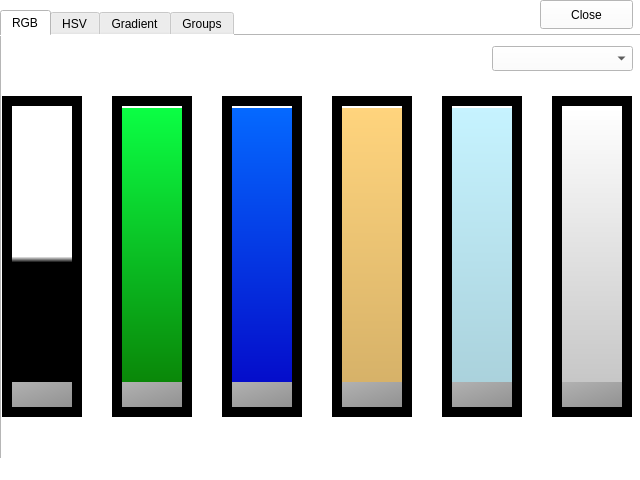
<?xml version="1.0" encoding="UTF-8"?>
<ui version="4.0">
 <class>MainWindow</class>
 <widget class="QMainWindow" name="MainWindow">
  <property name="geometry">
   <rect>
    <x>0</x>
    <y>0</y>
    <width>640</width>
    <height>480</height>
   </rect>
  </property>
  <property name="windowTitle">
   <string>LED Controller</string>
  </property>
  <property name="styleSheet">
   <string notr="true"> background: rgb(255, 255, 255)</string>
  </property>
  <widget class="QWidget" name="centralwidget">
   <widget class="QSplitter" name="splitter">
    <property name="geometry">
     <rect>
      <x>0</x>
      <y>10</y>
      <width>900</width>
      <height>480</height>
     </rect>
    </property>
    <property name="sizePolicy">
     <sizepolicy hsizetype="Fixed" vsizetype="Fixed">
      <horstretch>0</horstretch>
      <verstretch>0</verstretch>
     </sizepolicy>
    </property>
    <property name="maximumSize">
     <size>
      <width>16777215</width>
      <height>16777215</height>
     </size>
    </property>
    <property name="orientation">
     <enum>Qt::Vertical</enum>
    </property>
    <widget class="QTabWidget" name="tabWidget">
     <property name="enabled">
      <bool>true</bool>
     </property>
     <property name="sizePolicy">
      <sizepolicy hsizetype="Expanding" vsizetype="Expanding">
       <horstretch>0</horstretch>
       <verstretch>0</verstretch>
      </sizepolicy>
     </property>
     <property name="minimumSize">
      <size>
       <width>700</width>
       <height>800</height>
      </size>
     </property>
     <property name="baseSize">
      <size>
       <width>50</width>
       <height>50</height>
      </size>
     </property>
     <property name="currentIndex">
      <number>0</number>
     </property>
     <property name="iconSize">
      <size>
       <width>50</width>
       <height>50</height>
      </size>
     </property>
     <widget class="QWidget" name="tabRGB">
      <property name="sizePolicy">
       <sizepolicy hsizetype="Fixed" vsizetype="Fixed">
        <horstretch>0</horstretch>
        <verstretch>0</verstretch>
       </sizepolicy>
      </property>
      <property name="minimumSize">
       <size>
        <width>700</width>
        <height>800</height>
       </size>
      </property>
      <property name="baseSize">
       <size>
        <width>0</width>
        <height>0</height>
       </size>
      </property>
      <attribute name="title">
       <string>RGB</string>
      </attribute>
      <widget class="QSlider" name="sldRed">
       <property name="geometry">
        <rect>
         <x>10</x>
         <y>70</y>
         <width>60</width>
         <height>301</height>
        </rect>
       </property>
       <property name="styleSheet">
        <string notr="true">QSlider::groove:vertical {
    width: 80px; /* the groove expands to the size of the slider by default. by giving it a height, it has a fixed size */
    /*border: 4px solid rgb(0,0,0);*/
    background: qlineargradient(x1:0, y1: 0.5, x2: 0, y2: 0.52, stop:0 rgb(255, 255,255), stop:1 rgb(0, 0, 0));
    margin: 2px 0;
}

QSlider::handle:vertical {
    background: qlineargradient(x1:0, y1:0, x2:1, y2:1, stop:0 #b4b4b4, stop:1 #8f8f8f);
    height: 25px;
    margin: -2px 0; /* handle is placed by default on the contents rect of the groove. Expand outside the groove */
    border-radius: 8px;
}</string>
       </property>
       <property name="maximum">
        <number>255</number>
       </property>
       <property name="orientation">
        <enum>Qt::Vertical</enum>
       </property>
      </widget>
      <widget class="QSlider" name="sldGreen">
       <property name="geometry">
        <rect>
         <x>120</x>
         <y>70</y>
         <width>60</width>
         <height>301</height>
        </rect>
       </property>
       <property name="styleSheet">
        <string notr="true">QSlider::groove:vertical {

    width:80px; /* the groove expands to the size of the slider by default. by giving it a height, it has a fixed size */
    background: qlineargradient(x1:0, y1:0, x2:0, y2:1, stop:0 rgb(11, 255, 68), stop:1 rgb(10, 125, 3));
    margin: 2px 0;
}

QSlider::handle:vertical {
    background: qlineargradient(x1:0, y1:0, x2:1, y2:1, stop:0 #b4b4b4, stop:1 #8f8f8f);

    height: 25px;
    margin: -2px 0; /* handle is placed by default on the contents rect of the groove. Expand outside the groove */
    border-radius: 8px;
}</string>
       </property>
       <property name="maximum">
        <number>255</number>
       </property>
       <property name="orientation">
        <enum>Qt::Vertical</enum>
       </property>
      </widget>
      <widget class="QSlider" name="sldBlue">
       <property name="geometry">
        <rect>
         <x>230</x>
         <y>70</y>
         <width>60</width>
         <height>301</height>
        </rect>
       </property>
       <property name="styleSheet">
        <string notr="true">QSlider::groove:vertical {

    width: 80px; /* the groove expands to the size of the slider by default. by giving it a height, it has a fixed size */
    background: qlineargradient(x1:0, y1:0, x2:0, y2:1, stop:0 rgb(5, 105, 255), stop:1 rgb(5, 5, 198));
    margin: 2px 0;
}

QSlider::handle:vertical {
    background: qlineargradient(x1:0, y1:0, x2:1, y2:1, stop:0 #b4b4b4, stop:1 #8f8f8f);

    height: 25px;
    margin: -2px 0; /* handle is placed by default on the contents rect of the groove. Expand outside the groove */
    border-radius: 8px;
}</string>
       </property>
       <property name="maximum">
        <number>255</number>
       </property>
       <property name="orientation">
        <enum>Qt::Vertical</enum>
       </property>
      </widget>
      <widget class="QSlider" name="sldTungsten">
       <property name="geometry">
        <rect>
         <x>340</x>
         <y>70</y>
         <width>60</width>
         <height>301</height>
        </rect>
       </property>
       <property name="styleSheet">
        <string notr="true">QSlider::groove:vertical {

    width: 80px; /* the groove expands to the size of the slider by default. by giving it a height, it has a fixed size */
    background: qlineargradient(x1:0, y1:0, x2:0, y2:1, stop:0 rgb(255, 212, 125), stop:1 rgb(211, 175, 103));
    margin: 2px 0;
}

QSlider::handle:vertical {
    background: qlineargradient(x1:0, y1:0, x2:1, y2:1, stop:0 #b4b4b4, stop:1 #8f8f8f);
    height: 25px;
    margin: -2px 0; /* handle is placed by default on the contents rect of the groove. Expand outside the groove */
    border-radius: 8px;
}</string>
       </property>
       <property name="maximum">
        <number>255</number>
       </property>
       <property name="orientation">
        <enum>Qt::Vertical</enum>
       </property>
      </widget>
      <widget class="QSlider" name="sldDaylight">
       <property name="geometry">
        <rect>
         <x>450</x>
         <y>70</y>
         <width>60</width>
         <height>301</height>
        </rect>
       </property>
       <property name="styleSheet">
        <string notr="true">

QSlider::groove:vertical {
    width:80px; /* the groove expands to the size of the slider by default. by giving it a height, it has a fixed size */
    background: qlineargradient(x1:0, y1:0, x2:0, y2:1, stop:0 rgb(198, 243, 255), stop:1 rgb(168, 207, 217));
    margin: 2px 0;
}

QSlider::handle:vertical {
    background: qlineargradient(x1:0, y1:0, x2:1, y2:1, stop:0 #b4b4b4, stop:1 #8f8f8f);
    height: 25px;
    margin: -2px 0; /* handle is placed by default on the contents rect of the groove. Expand outside the groove */
    border-radius: 8px;
}</string>
       </property>
       <property name="maximum">
        <number>255</number>
       </property>
       <property name="orientation">
        <enum>Qt::Vertical</enum>
       </property>
      </widget>
      <widget class="QSlider" name="sldBrightness">
       <property name="geometry">
        <rect>
         <x>560</x>
         <y>70</y>
         <width>60</width>
         <height>301</height>
        </rect>
       </property>
       <property name="styleSheet">
        <string notr="true">QSlider::groove:vertical {
    width: 80px; /* the groove expands to the size of the slider by default. by giving it a height, it has a fixed size */
    background: qlineargradient(x1:0, y1:0, x2:0, y2:1, stop:0 rgb(255, 255, 255), stop:1 rgb(194, 194, 194));
    margin: 2px 0;
}

QSlider::handle:vertical {
    background: qlineargradient(x1:0, y1:0, x2:1, y2:1, stop:0 #b4b4b4, stop:1 #8f8f8f);
    height: 25px;
    margin: -2px 0; /* handle is placed by default on the contents rect of the groove. Expand outside the groove */
    border-radius: 8px;
}</string>
       </property>
       <property name="maximum">
        <number>255</number>
       </property>
       <property name="orientation">
        <enum>Qt::Vertical</enum>
       </property>
      </widget>
      <widget class="QFrame" name="brdRed">
       <property name="geometry">
        <rect>
         <x>0</x>
         <y>60</y>
         <width>80</width>
         <height>321</height>
        </rect>
       </property>
       <property name="styleSheet">
        <string notr="true">background:rgb(0,0, 00)</string>
       </property>
       <property name="frameShape">
        <enum>QFrame::StyledPanel</enum>
       </property>
       <property name="frameShadow">
        <enum>QFrame::Raised</enum>
       </property>
      </widget>
      <widget class="QFrame" name="brdGreen">
       <property name="geometry">
        <rect>
         <x>110</x>
         <y>60</y>
         <width>80</width>
         <height>321</height>
        </rect>
       </property>
       <property name="styleSheet">
        <string notr="true">background:rgb(0,0, 00)</string>
       </property>
       <property name="frameShape">
        <enum>QFrame::StyledPanel</enum>
       </property>
       <property name="frameShadow">
        <enum>QFrame::Raised</enum>
       </property>
      </widget>
      <widget class="QFrame" name="brdBlue">
       <property name="geometry">
        <rect>
         <x>220</x>
         <y>60</y>
         <width>80</width>
         <height>321</height>
        </rect>
       </property>
       <property name="styleSheet">
        <string notr="true">background:rgb(0,0, 00)</string>
       </property>
       <property name="frameShape">
        <enum>QFrame::StyledPanel</enum>
       </property>
       <property name="frameShadow">
        <enum>QFrame::Raised</enum>
       </property>
      </widget>
      <widget class="QFrame" name="brdTungsten">
       <property name="geometry">
        <rect>
         <x>330</x>
         <y>60</y>
         <width>80</width>
         <height>321</height>
        </rect>
       </property>
       <property name="styleSheet">
        <string notr="true">background:rgb(0,0, 00)</string>
       </property>
       <property name="frameShape">
        <enum>QFrame::StyledPanel</enum>
       </property>
       <property name="frameShadow">
        <enum>QFrame::Raised</enum>
       </property>
      </widget>
      <widget class="QFrame" name="brdDaylight">
       <property name="geometry">
        <rect>
         <x>440</x>
         <y>60</y>
         <width>80</width>
         <height>321</height>
        </rect>
       </property>
       <property name="autoFillBackground">
        <bool>false</bool>
       </property>
       <property name="styleSheet">
        <string notr="true">background:rgb(0,0, 0)</string>
       </property>
       <property name="frameShape">
        <enum>QFrame::StyledPanel</enum>
       </property>
       <property name="frameShadow">
        <enum>QFrame::Raised</enum>
       </property>
      </widget>
      <widget class="QFrame" name="brdBrightness">
       <property name="geometry">
        <rect>
         <x>550</x>
         <y>60</y>
         <width>80</width>
         <height>321</height>
        </rect>
       </property>
       <property name="styleSheet">
        <string notr="true">background:rgb(0,0, 00)</string>
       </property>
       <property name="frameShape">
        <enum>QFrame::StyledPanel</enum>
       </property>
       <property name="frameShadow">
        <enum>QFrame::Raised</enum>
       </property>
      </widget>
      <widget class="QComboBox" name="cmbRGB_Group">
       <property name="geometry">
        <rect>
         <x>490</x>
         <y>10</y>
         <width>141</width>
         <height>25</height>
        </rect>
       </property>
       <property name="styleSheet">
        <string notr="true">QComboBox QAbstractItemView {

    selection-background-color: rgb(0,0,127);
    selection-color: rgb(0, 0, 0);
}</string>
       </property>
      </widget>
      <zorder>brdBrightness</zorder>
      <zorder>brdDaylight</zorder>
      <zorder>brdTungsten</zorder>
      <zorder>brdBlue</zorder>
      <zorder>brdGreen</zorder>
      <zorder>brdRed</zorder>
      <zorder>sldRed</zorder>
      <zorder>sldGreen</zorder>
      <zorder>sldBlue</zorder>
      <zorder>sldTungsten</zorder>
      <zorder>sldDaylight</zorder>
      <zorder>sldBrightness</zorder>
      <zorder>cmbRGB_Group</zorder>
     </widget>
     <widget class="QWidget" name="tabHSV">
      <attribute name="title">
       <string>HSV</string>
      </attribute>
      <widget class="QSlider" name="sldHue">
       <property name="geometry">
        <rect>
         <x>109</x>
         <y>60</y>
         <width>61</width>
         <height>281</height>
        </rect>
       </property>
       <property name="styleSheet">
        <string notr="true">QSlider::groove:vertical {
    width: 80px; /* the groove expands to the size of the slider by default. by giving it a height, it has a fixed size */
    /*border: 4px solid rgb(0,0,0);*/
    background: qlineargradient(x1:0, y1:0, x2:0, y2:0.1, stop:0 hsva(0,0,255,100%) stop:1 hsva(80,127,127,100%));
    margin: 2px 0;
}

QSlider::handle:vertical {
    background: qlineargradient(x1:0, y1:0, x2:1, y2:1, stop:0 #b4b4b4, stop:1 #8f8f8f);
    height: 25px;
    margin: -2px 0; /* handle is placed by default on the contents rect of the groove. Expand outside the groove */
    border-radius: 8px;
}</string>
       </property>
       <property name="minimum">
        <number>0</number>
       </property>
       <property name="maximum">
        <number>359</number>
       </property>
       <property name="orientation">
        <enum>Qt::Vertical</enum>
       </property>
      </widget>
      <widget class="QSlider" name="sldSat">
       <property name="geometry">
        <rect>
         <x>289</x>
         <y>60</y>
         <width>61</width>
         <height>281</height>
        </rect>
       </property>
       <property name="styleSheet">
        <string notr="true">QSlider::groove:vertical {

    width:80px; /* the groove expands to the size of the slider by default. by giving it a height, it has a fixed size */
    background: qlineargradient(x1:0, y1:0, x2:0, y2:1, stop:0 rgb(11, 255, 68), stop:1 rgb(10, 125, 3));
    margin: 2px 0;
}

QSlider::handle:vertical {
    background: qlineargradient(x1:0, y1:0, x2:1, y2:1, stop:0 #b4b4b4, stop:1 #8f8f8f);

    height: 25px;
    margin: -2px 0; /* handle is placed by default on the contents rect of the groove. Expand outside the groove */
    border-radius: 8px;
}</string>
       </property>
       <property name="maximum">
        <number>255</number>
       </property>
       <property name="sliderPosition">
        <number>255</number>
       </property>
       <property name="orientation">
        <enum>Qt::Vertical</enum>
       </property>
      </widget>
      <widget class="QSlider" name="sldVal">
       <property name="geometry">
        <rect>
         <x>469</x>
         <y>60</y>
         <width>61</width>
         <height>281</height>
        </rect>
       </property>
       <property name="styleSheet">
        <string notr="true">QSlider::groove:vertical {

    width: 80px; /* the groove expands to the size of the slider by default. by giving it a height, it has a fixed size */
    background: qlineargradient(x1:0, y1:0, x2:0, y2:1, stop:0 rgb(5, 105, 255), stop:1 rgb(5, 5, 198));
    margin: 2px 0;
}

QSlider::handle:vertical {
    background: qlineargradient(x1:0, y1:0, x2:1, y2:1, stop:0 #b4b4b4, stop:1 #8f8f8f);

    height: 25px;
    margin: -2px 0; /* handle is placed by default on the contents rect of the groove. Expand outside the groove */
    border-radius: 8px;
}</string>
       </property>
       <property name="maximum">
        <number>255</number>
       </property>
       <property name="value">
        <number>255</number>
       </property>
       <property name="orientation">
        <enum>Qt::Vertical</enum>
       </property>
      </widget>
      <widget class="QFrame" name="brdSat">
       <property name="geometry">
        <rect>
         <x>279</x>
         <y>50</y>
         <width>81</width>
         <height>301</height>
        </rect>
       </property>
       <property name="styleSheet">
        <string notr="true">background:rgb(0,0, 00)</string>
       </property>
       <property name="frameShape">
        <enum>QFrame::StyledPanel</enum>
       </property>
       <property name="frameShadow">
        <enum>QFrame::Raised</enum>
       </property>
      </widget>
      <widget class="QFrame" name="brdHue">
       <property name="geometry">
        <rect>
         <x>99</x>
         <y>50</y>
         <width>81</width>
         <height>301</height>
        </rect>
       </property>
       <property name="styleSheet">
        <string notr="true">background:rgb(0,0, 00)</string>
       </property>
       <property name="frameShape">
        <enum>QFrame::StyledPanel</enum>
       </property>
       <property name="frameShadow">
        <enum>QFrame::Raised</enum>
       </property>
      </widget>
      <widget class="QFrame" name="brdVal">
       <property name="geometry">
        <rect>
         <x>459</x>
         <y>50</y>
         <width>81</width>
         <height>301</height>
        </rect>
       </property>
       <property name="styleSheet">
        <string notr="true">background:rgb(0,0, 00)</string>
       </property>
       <property name="frameShape">
        <enum>QFrame::StyledPanel</enum>
       </property>
       <property name="frameShadow">
        <enum>QFrame::Raised</enum>
       </property>
      </widget>
      <widget class="QLabel" name="lblHue">
       <property name="enabled">
        <bool>false</bool>
       </property>
       <property name="geometry">
        <rect>
         <x>110</x>
         <y>360</y>
         <width>61</width>
         <height>31</height>
        </rect>
       </property>
       <property name="font">
        <font>
         <pointsize>25</pointsize>
         <bold>true</bold>
        </font>
       </property>
       <property name="styleSheet">
        <string notr="true">background-color: transparent;
color: black;</string>
       </property>
       <property name="text">
        <string>HUE</string>
       </property>
       <property name="alignment">
        <set>Qt::AlignCenter</set>
       </property>
      </widget>
      <widget class="QLabel" name="lblSat">
       <property name="geometry">
        <rect>
         <x>289</x>
         <y>360</y>
         <width>61</width>
         <height>31</height>
        </rect>
       </property>
       <property name="font">
        <font>
         <pointsize>25</pointsize>
         <bold>true</bold>
        </font>
       </property>
       <property name="styleSheet">
        <string notr="true">background-color: transparent;
color: black;</string>
       </property>
       <property name="text">
        <string>SAT</string>
       </property>
       <property name="alignment">
        <set>Qt::AlignCenter</set>
       </property>
      </widget>
      <widget class="QLabel" name="lblVal">
       <property name="geometry">
        <rect>
         <x>469</x>
         <y>360</y>
         <width>61</width>
         <height>31</height>
        </rect>
       </property>
       <property name="font">
        <font>
         <pointsize>25</pointsize>
         <bold>true</bold>
        </font>
       </property>
       <property name="styleSheet">
        <string notr="true">background-color: transparent;
color: black;</string>
       </property>
       <property name="text">
        <string>VAL</string>
       </property>
       <property name="alignment">
        <set>Qt::AlignCenter</set>
       </property>
      </widget>
      <widget class="QComboBox" name="cmbHSV_Groups">
       <property name="geometry">
        <rect>
         <x>490</x>
         <y>10</y>
         <width>141</width>
         <height>25</height>
        </rect>
       </property>
       <property name="styleSheet">
        <string notr="true">QComboBox QAbstractItemView {

    selection-background-color: rgb(0,0,127);
    selection-color: rgb(0, 0, 0);
}</string>
       </property>
      </widget>
      <zorder>brdVal</zorder>
      <zorder>brdSat</zorder>
      <zorder>brdHue</zorder>
      <zorder>sldHue</zorder>
      <zorder>sldSat</zorder>
      <zorder>sldVal</zorder>
      <zorder>lblHue</zorder>
      <zorder>lblSat</zorder>
      <zorder>lblVal</zorder>
      <zorder>cmbHSV_Groups</zorder>
     </widget>
     <widget class="QWidget" name="tabGradient">
      <attribute name="title">
       <string>Gradient</string>
      </attribute>
      <widget class="QSlider" name="sldStartVal">
       <property name="geometry">
        <rect>
         <x>230</x>
         <y>70</y>
         <width>60</width>
         <height>281</height>
        </rect>
       </property>
       <property name="styleSheet">
        <string notr="true">QSlider::groove:vertical {

    width: 80px; /* the groove expands to the size of the slider by default. by giving it a height, it has a fixed size */
    background: qlineargradient(x1:0, y1:0, x2:0, y2:1, stop:0 rgb(5, 105, 255), stop:1 rgb(5, 5, 198));
    margin: 2px 0;
}

QSlider::handle:vertical {
    background: qlineargradient(x1:0, y1:0, x2:1, y2:1, stop:0 #b4b4b4, stop:1 #8f8f8f);

    height: 25px;
    margin: -2px 0; /* handle is placed by default on the contents rect of the groove. Expand outside the groove */
    border-radius: 8px;
}</string>
       </property>
       <property name="maximum">
        <number>255</number>
       </property>
       <property name="orientation">
        <enum>Qt::Vertical</enum>
       </property>
      </widget>
      <widget class="QFrame" name="brdEndHue">
       <property name="geometry">
        <rect>
         <x>330</x>
         <y>60</y>
         <width>80</width>
         <height>301</height>
        </rect>
       </property>
       <property name="styleSheet">
        <string notr="true">background:rgb(0,0, 00)</string>
       </property>
       <property name="frameShape">
        <enum>QFrame::StyledPanel</enum>
       </property>
       <property name="frameShadow">
        <enum>QFrame::Raised</enum>
       </property>
      </widget>
      <widget class="QFrame" name="brdStartHue">
       <property name="geometry">
        <rect>
         <x>0</x>
         <y>60</y>
         <width>80</width>
         <height>301</height>
        </rect>
       </property>
       <property name="styleSheet">
        <string notr="true">background:rgb(0,0, 00)</string>
       </property>
       <property name="frameShape">
        <enum>QFrame::StyledPanel</enum>
       </property>
       <property name="frameShadow">
        <enum>QFrame::Raised</enum>
       </property>
      </widget>
      <widget class="QSlider" name="sldEndSat">
       <property name="geometry">
        <rect>
         <x>450</x>
         <y>70</y>
         <width>60</width>
         <height>281</height>
        </rect>
       </property>
       <property name="styleSheet">
        <string notr="true">

QSlider::groove:vertical {
    width:80px; /* the groove expands to the size of the slider by default. by giving it a height, it has a fixed size */
    background: qlineargradient(x1:0, y1:0, x2:0, y2:1, stop:0 rgb(198, 243, 255), stop:1 rgb(168, 207, 217));
    margin: 2px 0;
}

QSlider::handle:vertical {
    background: qlineargradient(x1:0, y1:0, x2:1, y2:1, stop:0 #b4b4b4, stop:1 #8f8f8f);
    height: 25px;
    margin: -2px 0; /* handle is placed by default on the contents rect of the groove. Expand outside the groove */
    border-radius: 8px;
}</string>
       </property>
       <property name="maximum">
        <number>255</number>
       </property>
       <property name="orientation">
        <enum>Qt::Vertical</enum>
       </property>
      </widget>
      <widget class="QFrame" name="brdEndSat">
       <property name="geometry">
        <rect>
         <x>440</x>
         <y>60</y>
         <width>80</width>
         <height>301</height>
        </rect>
       </property>
       <property name="autoFillBackground">
        <bool>false</bool>
       </property>
       <property name="styleSheet">
        <string notr="true">background:rgb(0,0, 0)</string>
       </property>
       <property name="frameShape">
        <enum>QFrame::StyledPanel</enum>
       </property>
       <property name="frameShadow">
        <enum>QFrame::Raised</enum>
       </property>
      </widget>
      <widget class="QFrame" name="brdStartSat">
       <property name="geometry">
        <rect>
         <x>110</x>
         <y>60</y>
         <width>80</width>
         <height>301</height>
        </rect>
       </property>
       <property name="styleSheet">
        <string notr="true">background:rgb(0,0, 00)</string>
       </property>
       <property name="frameShape">
        <enum>QFrame::StyledPanel</enum>
       </property>
       <property name="frameShadow">
        <enum>QFrame::Raised</enum>
       </property>
      </widget>
      <widget class="QSlider" name="sldStartHue">
       <property name="geometry">
        <rect>
         <x>10</x>
         <y>70</y>
         <width>60</width>
         <height>281</height>
        </rect>
       </property>
       <property name="styleSheet">
        <string notr="true">QSlider::groove:vertical {
    width: 80px; /* the groove expands to the size of the slider by default. by giving it a height, it has a fixed size */
    /*border: 4px solid rgb(0,0,0);*/
    background: qlineargradient(x1:0, y1: 0.5, x2: 0, y2: 0.52, stop:0 rgb(255, 255,255), stop:1 rgb(0, 0, 0));
    margin: 2px 0;
}

QSlider::handle:vertical {
    background: qlineargradient(x1:0, y1:0, x2:1, y2:1, stop:0 #b4b4b4, stop:1 #8f8f8f);
    height: 25px;
    margin: -2px 0; /* handle is placed by default on the contents rect of the groove. Expand outside the groove */
    border-radius: 8px;
}</string>
       </property>
       <property name="maximum">
        <number>359</number>
       </property>
       <property name="orientation">
        <enum>Qt::Vertical</enum>
       </property>
      </widget>
      <widget class="QSlider" name="sldEndVal">
       <property name="geometry">
        <rect>
         <x>560</x>
         <y>70</y>
         <width>60</width>
         <height>281</height>
        </rect>
       </property>
       <property name="styleSheet">
        <string notr="true">QSlider::groove:vertical {
    width: 80px; /* the groove expands to the size of the slider by default. by giving it a height, it has a fixed size */
    background: qlineargradient(x1:0, y1:0, x2:0, y2:1, stop:0 rgb(255, 255, 255), stop:1 rgb(194, 194, 194));
    margin: 2px 0;
}

QSlider::handle:vertical {
    background: qlineargradient(x1:0, y1:0, x2:1, y2:1, stop:0 #b4b4b4, stop:1 #8f8f8f);
    height: 25px;
    margin: -2px 0; /* handle is placed by default on the contents rect of the groove. Expand outside the groove */
    border-radius: 8px;
}</string>
       </property>
       <property name="maximum">
        <number>255</number>
       </property>
       <property name="orientation">
        <enum>Qt::Vertical</enum>
       </property>
      </widget>
      <widget class="QSlider" name="sldStartSat">
       <property name="geometry">
        <rect>
         <x>120</x>
         <y>70</y>
         <width>60</width>
         <height>281</height>
        </rect>
       </property>
       <property name="styleSheet">
        <string notr="true">QSlider::groove:vertical {

    width:80px; /* the groove expands to the size of the slider by default. by giving it a height, it has a fixed size */
    background: qlineargradient(x1:0, y1:0, x2:0, y2:1, stop:0 rgb(11, 255, 68), stop:1 rgb(10, 125, 3));
    margin: 2px 0;
}

QSlider::handle:vertical {
    background: qlineargradient(x1:0, y1:0, x2:1, y2:1, stop:0 #b4b4b4, stop:1 #8f8f8f);

    height: 25px;
    margin: -2px 0; /* handle is placed by default on the contents rect of the groove. Expand outside the groove */
    border-radius: 8px;
}</string>
       </property>
       <property name="maximum">
        <number>255</number>
       </property>
       <property name="orientation">
        <enum>Qt::Vertical</enum>
       </property>
      </widget>
      <widget class="QSlider" name="sldEndHue">
       <property name="geometry">
        <rect>
         <x>340</x>
         <y>70</y>
         <width>60</width>
         <height>281</height>
        </rect>
       </property>
       <property name="styleSheet">
        <string notr="true">QSlider::groove:vertical {

    width: 80px; /* the groove expands to the size of the slider by default. by giving it a height, it has a fixed size */
    background: qlineargradient(x1:0, y1:0, x2:0, y2:1, stop:0 rgb(255, 212, 125), stop:1 rgb(211, 175, 103));
    margin: 2px 0;
}

QSlider::handle:vertical {
    background: qlineargradient(x1:0, y1:0, x2:1, y2:1, stop:0 #b4b4b4, stop:1 #8f8f8f);
    height: 25px;
    margin: -2px 0; /* handle is placed by default on the contents rect of the groove. Expand outside the groove */
    border-radius: 8px;
}</string>
       </property>
       <property name="maximum">
        <number>359</number>
       </property>
       <property name="orientation">
        <enum>Qt::Vertical</enum>
       </property>
      </widget>
      <widget class="QFrame" name="brdEndVal">
       <property name="geometry">
        <rect>
         <x>550</x>
         <y>60</y>
         <width>80</width>
         <height>301</height>
        </rect>
       </property>
       <property name="styleSheet">
        <string notr="true">background:rgb(0,0, 00)</string>
       </property>
       <property name="frameShape">
        <enum>QFrame::StyledPanel</enum>
       </property>
       <property name="frameShadow">
        <enum>QFrame::Raised</enum>
       </property>
      </widget>
      <widget class="QFrame" name="brdStartVal">
       <property name="geometry">
        <rect>
         <x>220</x>
         <y>60</y>
         <width>80</width>
         <height>301</height>
        </rect>
       </property>
       <property name="styleSheet">
        <string notr="true">background:rgb(0,0, 00)</string>
       </property>
       <property name="frameShape">
        <enum>QFrame::StyledPanel</enum>
       </property>
       <property name="frameShadow">
        <enum>QFrame::Raised</enum>
       </property>
      </widget>
      <widget class="QFrame" name="frameGradient">
       <property name="geometry">
        <rect>
         <x>0</x>
         <y>370</y>
         <width>631</width>
         <height>21</height>
        </rect>
       </property>
       <property name="styleSheet">
        <string notr="true">    background: qlineargradient(x1:0, y1:0, x2:0, y2:1, stop:0 rgb(11, 255, 68), stop:1 rgb(10, 125, 3));</string>
       </property>
       <property name="frameShape">
        <enum>QFrame::StyledPanel</enum>
       </property>
       <property name="frameShadow">
        <enum>QFrame::Raised</enum>
       </property>
      </widget>
      <widget class="QComboBox" name="cmbGradient_Groups">
       <property name="geometry">
        <rect>
         <x>490</x>
         <y>10</y>
         <width>141</width>
         <height>25</height>
        </rect>
       </property>
       <property name="styleSheet">
        <string notr="true">QComboBox QAbstractItemView {

    selection-background-color: rgb(0,0,127);
    selection-color: rgb(0, 0, 0);
}</string>
       </property>
      </widget>
      <zorder>brdEndVal</zorder>
      <zorder>brdStartSat</zorder>
      <zorder>brdEndHue</zorder>
      <zorder>brdEndSat</zorder>
      <zorder>brdStartHue</zorder>
      <zorder>sldEndHue</zorder>
      <zorder>sldStartSat</zorder>
      <zorder>sldStartHue</zorder>
      <zorder>brdStartVal</zorder>
      <zorder>sldStartVal</zorder>
      <zorder>sldEndSat</zorder>
      <zorder>sldEndVal</zorder>
      <zorder>frameGradient</zorder>
      <zorder>cmbGradient_Groups</zorder>
     </widget>
     <widget class="QWidget" name="tabGroups">
      <attribute name="title">
       <string>Groups</string>
      </attribute>
      <widget class="QTableWidget" name="tblGroups">
       <property name="geometry">
        <rect>
         <x>10</x>
         <y>40</y>
         <width>521</width>
         <height>331</height>
        </rect>
       </property>
       <property name="columnCount">
        <number>5</number>
       </property>
       <column/>
       <column/>
       <column/>
       <column/>
       <column/>
      </widget>
      <widget class="QPushButton" name="btnAddGroup">
       <property name="geometry">
        <rect>
         <x>540</x>
         <y>40</y>
         <width>89</width>
         <height>25</height>
        </rect>
       </property>
       <property name="text">
        <string>Add Group</string>
       </property>
      </widget>
     </widget>
    </widget>
   </widget>
   <widget class="QPushButton" name="btnClose">
    <property name="geometry">
     <rect>
      <x>540</x>
      <y>0</y>
      <width>93</width>
      <height>29</height>
     </rect>
    </property>
    <property name="text">
     <string>Close</string>
    </property>
   </widget>
  </widget>
  <widget class="QMenuBar" name="menubar">
   <property name="geometry">
    <rect>
     <x>0</x>
     <y>0</y>
     <width>640</width>
     <height>22</height>
    </rect>
   </property>
  </widget>
  <widget class="QStatusBar" name="statusbar"/>
 </widget>
 <resources/>
 <connections/>
</ui>
